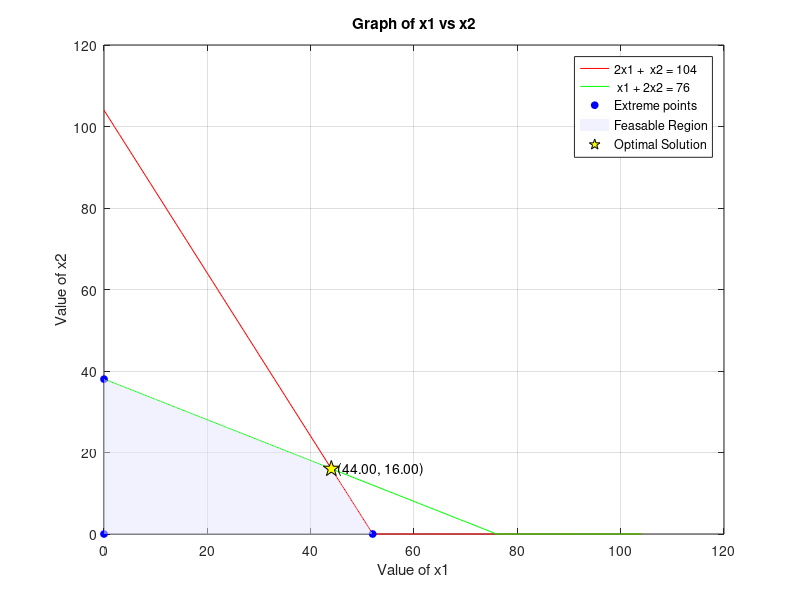

Reproduce this figure in MATLAB.
%{
    MATLAB CODE FOR GRAPHICAL METHOD

    Max Z = 6x1 + 11x2
    s.t.  2x1 +  x2 <= 104
           x1 + 2x2 <= 76
          x1, x2 >= 0
%}

format short;
clear all;
clc;

%% Phase 1: Input parameters
%%% Step-1: Let Max Z = C'X
%%% subject to AX = b
C = [6 11];     %%% Coefficients of objective function
A = [2 1; 1 2]; %%% Constrain function coefficients
b = [104; 76];  %%% Constrain function constants
%% Phase 2: Plot graph
%%% Step-2: Select range of x1>=0 in which graph is plotted
x1 = 0:1:max(b);  %%% x1 is a 1 x 104 row vector matrix!

%%% Step-3: Find values of x2i from ith constraint
x21 = (b(1) - A(1, 1) * x1) ./ A(1, 2); %%% 2x1 + 1x2 = 104 ==> x2 = (104 - 2*x1) / 1 = 1 x 104 row matrix
x22 = (b(2) - A(2, 1) * x1) ./ A(2, 2); %%% 1x1 + 2x2 =  76 ==> x2 = ( 76 - 1*x1) / 2 = 1 x 104 row matrix
%%% Step-4: Put constraint x2>=0 as well
x21 = max(0, x21);
x22 = max(0, x22);

%%% Step-5: Plotting constraints on graph
plot(x1, x21, "r", "DisplayName", "2x1 +  x2 = 104");
hold on;    %%% Retain current plot when drawing new plot
plot(x1, x22, "g", "DisplayName", " x1 + 2x2 = 76");
xlabel("Value of x1");
ylabel("Value of x2");
title("Graph of x1 vs x2");
legend("show");
grid on;

%% Phase 3: Find points intercepting x & y axes
%%% Step-6: Find where x1 is 0 for y-intercepts
cx1 = find(x1==0);      %%% x1(1) = 0 => cx1 = 1

%%% Step-7: Find where x2i is 0 for possible x-intercepts
cx21 = find(x21==0);    %%% x21(53,54,...,105) = 0 i.e. cx21 = [53 54 ... 105]
cx22 = find(x22==0);    %%% x22(77,78,...,105) = 0 i.e. cx22 = [77 78 ... 105]

%%% Step-8: Find coordinates of constraint lines lying on x & y axes
line1 = [x1(:, [cx21, cx1]); x21(:, [cx21, cx1])]';     %%% Matrix denoting constraint 1 lying on axes, where col1 = x-coords & col2 = y-coords; each row is ONE PT!
line2 = [x1(:, [cx22, cx1]); x22(:, [cx22, cx1])]';     %%% Matrix denoting constraint 2 lying on axes, where col1 = x-coords & col2 = y-coords; each row is ONE PT!

%%% Step-9: Store in final var
corpt = [line1; line2];

%% Phase 4: Find the point(s) of intersection of each pair of constraints
%%% Step-10: Initialise a soln to both constraints
SA = [0; 0];
for i = 1:size(A, 1)  
    s1 = A(i, :);
    b1 = b(i, :);
    for j = i+1:size(A, 1)
        %%% Steps-11 & 12: For each pair of constraints formed with nested loop, initialise coefficients & constants
        s2 = A(j, :);
        b2 = b(j, :);
   
        %%% Step-13: Use X = inv(A) / b to solve for point of intersection & store in temp soln
        A1 = [s1; s2];
        B1 = [b1; b2];        
        X = A1 \ B1;          %%% Returns a COLUMN vector
        SA = [SA X];
    end
end

%%% Step-14: Store temp soln transposed
ptt = SA';   %%% Transposing the col vector answer to match with the corpt matrix format

%% Phase 5: Combine ALL the corner points
%%% Step-15: Codmbine & remove duplicates (IMPORTANT)
points = unique([ptt; corpt], "rows");

%% Phase 6: Filter out points not in feasable region(s)
%%% Step-16: Find values of constraint at all points
for i=1:size(points, 1)
    const1(i) = A(1, 1)*points(i, 1) + A(1, 2)*points(i, 2) - b(1); %%% points(i, 1) => x1 for point i; points(i, 2) => x2 for point i
    const2(i) = A(2, 1)*points(i, 1) + A(2, 2)*points(i, 2) - b(2);
end

%%% Step-17: Check unique indices of points where these values don't satisfy ALL their constraints
k1 = find(const1 > 0);
k2 = find(const2 > 0);
k3 = find(points(:, 1) < 0);
k4 = find(points(:, 2) < 0);
k = unique([k1 k2 k3 k4]);

%%% Step-18: Remove those points from soln list
points(k, :) = [];

%%% Step-19: Check if points is empty i.e. if there exists any feasable
%%% soln
if isempty(points)
    fprintf("There exists no feasable solution.\n");
else
    %%% Step-20: Plot feasible corner points
    plot(points(:,1), points(:,2), "bo", "MarkerSize", 5, "MarkerFaceColor", "b", "DisplayName", "Extreme points");   %%% Blue circles with blue fill!
    
    %%% Step-21: Shade feasible region by plotting the polygon formed by feasible points if there are >=3 points
    if size(points,1) >= 3
        K = convhull(points(:,1), points(:,2));
        patch(points(K,1), points(K,2), [0.9 0.9 1], 'FaceAlpha', 0.5, 'EdgeColor', 'none', "DisplayName", "Feasable Region");
    end
    %% Phase 7: Compute objective function & find optimal value
    %%% Step-22: Find value of objective funcn @ each point
    value = points * C';
    table = [points value];
    
    %%% Step-23: Find OPTIMAL value & point index (max here)
    [z, index] = max(value);
    
    %%% Step-24: Store & display value
    optimal_x1 = points(index, 1);
    optimal_x2 = points(index, 2);
    fprintf("objective value is %.2f at (%.2f, %.2f)\n", z, optimal_x1, optimal_x2);
    
    %%% Step-25: Plot & annotate optimal point
    plot(optimal_x1, optimal_x2, 'kp', 'MarkerSize', 12, 'MarkerFaceColor', 'y', "DisplayName", "Optimal Solution");
    text(optimal_x1, optimal_x2, sprintf('  (%.2f, %.2f)', optimal_x1, optimal_x2));
end
